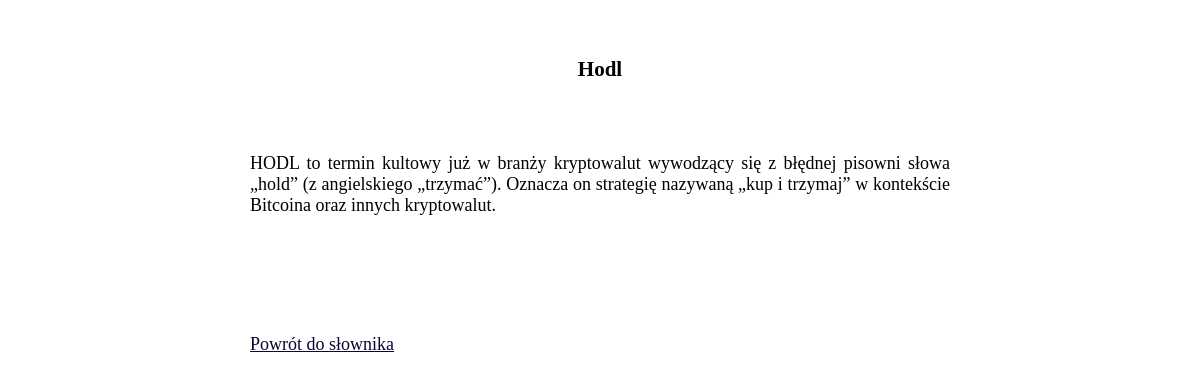
/cryptoapp/dict/1, run on the app's committed database.
### cryptoapp/models.py (models this page shows, shortened)
class Dict(models.Model):
    name = models.CharField(max_length=50,verbose_name="Nazwa")
    description = models.TextField(verbose_name="Opis")

### cryptoapp/views.py (the view)
def dicts_szczegoly(request, dict_id):
    action = 'Dict o ID = ' + str(dict_id)
    dict = get_object_or_404(Dict, pk=dict_id)
    return render(request, 'cryptoapp/dict/details.html', locals())

### cryptoapp/templates/cryptoapp/dict/details.html (shortened to what this page needs)
{% extends 'cryptoapp/base.html' %}
{% block content %}
    {% if dict %}
        <h3>{{ dict.name }}</h3>
        <p>{{ dict.description | safe }}</p>
        <p>
            <a href="{% url 'dict' %}"> Powrót do słownika</a>
        </p>
    {% endif %}
{% endblock content %}

### cryptoapp/static/css/style.css (style rules this page uses)
html { background-image: url(https://img.freepik.com/darmowe-zdjecie/3d-ilustracyjny-cyfrowy-blokowy-lancuchowy-kod-niska-wielokatna-siatka-trojkatow-swiecacych-w-sieci-niebieskich-kropek_92790-116.jpg?w=996); background-size: cover; background-color:rgba(255, 89, 0, 0.945)(114, 40, 40); font-family: 'Arial', Sans-serif; font-size: 18px; }
body { background-color: rgba(255, 255, 255, 0.866); font-family: 'Times New Roman', Times, serif; font-size: 18px; color: rgb(0, 0, 0); width: 800px; text-align: center; padding: 15px 15px 15px 15px; margin: auto auto; }
p { text-align: justify; text-justify: inter-word; padding: 50px; border: 1px; }
a:link { color:rgb(16, 4, 48) }

### data on the page
Dict: name "Hodl", description "HODL to termin kultowy już w branży kryptowalut wywodzący się z błędnej pisowni słowa „hold” (z angielskiego „trzymać”). Oznacza on strategię nazywaną „kup i trzymaj” w kontekście Bitcoina oraz innych kryptowalut."
